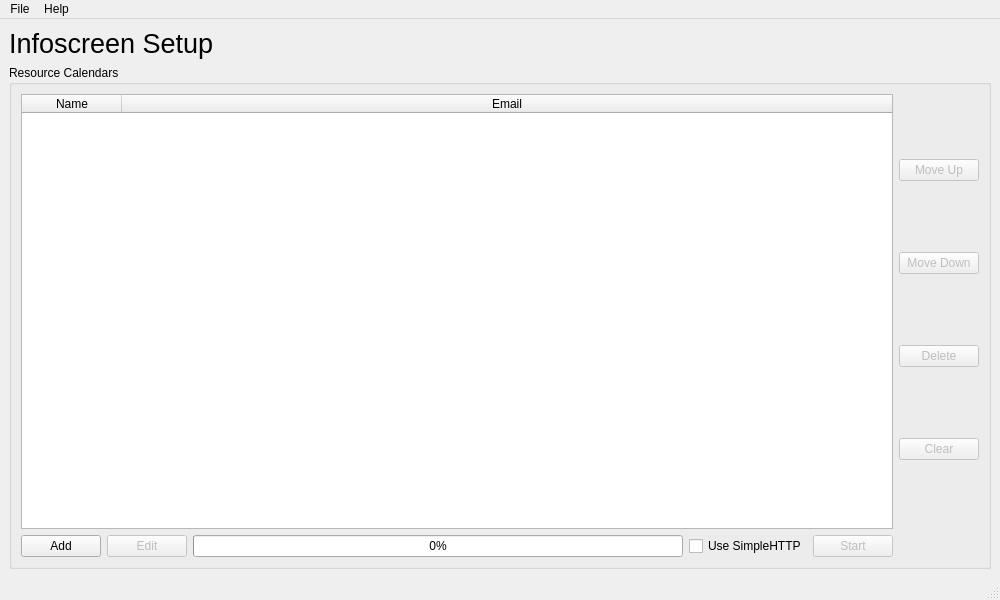
<?xml version="1.0" encoding="UTF-8"?>
<ui version="4.0">
 <class>InfoScreen_Window</class>
 <widget class="QMainWindow" name="InfoScreen_Window">
  <property name="geometry">
   <rect>
    <x>0</x>
    <y>0</y>
    <width>1000</width>
    <height>600</height>
   </rect>
  </property>
  <property name="windowTitle">
   <string>Infoscreen Setup</string>
  </property>
  <widget class="QWidget" name="centralwidget">
   <layout class="QVBoxLayout" name="verticalLayout_3">
    <item>
     <layout class="QGridLayout" name="gridLayout">
      <item row="1" column="0">
       <widget class="QGroupBox" name="groupBox">
        <property name="title">
         <string>Resource Calendars</string>
        </property>
        <layout class="QGridLayout" name="gridLayout_2">
         <item row="1" column="0">
          <layout class="QHBoxLayout" name="horizontalLayout">
           <item>
            <widget class="QPushButton" name="btnAdd">
             <property name="text">
              <string>Add</string>
             </property>
            </widget>
           </item>
           <item>
            <widget class="QPushButton" name="btnEdit">
             <property name="enabled">
              <bool>false</bool>
             </property>
             <property name="text">
              <string>Edit</string>
             </property>
            </widget>
           </item>
           <item>
            <widget class="QProgressBar" name="progressBar">
             <property name="value">
              <number>0</number>
             </property>
            </widget>
           </item>
           <item>
            <widget class="QCheckBox" name="chkUseHTTP">
             <property name="text">
              <string>Use SimpleHTTP</string>
             </property>
            </widget>
           </item>
           <item>
            <widget class="QPushButton" name="btnStart">
             <property name="enabled">
              <bool>false</bool>
             </property>
             <property name="text">
              <string>Start</string>
             </property>
            </widget>
           </item>
          </layout>
         </item>
         <item row="0" column="1">
          <layout class="QVBoxLayout" name="verticalLayout">
           <item>
            <widget class="QPushButton" name="btnMoveUp">
             <property name="enabled">
              <bool>false</bool>
             </property>
             <property name="text">
              <string>Move Up</string>
             </property>
            </widget>
           </item>
           <item>
            <widget class="QPushButton" name="btnMoveDown">
             <property name="enabled">
              <bool>false</bool>
             </property>
             <property name="text">
              <string>Move Down</string>
             </property>
            </widget>
           </item>
           <item>
            <widget class="QPushButton" name="btnDelete">
             <property name="enabled">
              <bool>false</bool>
             </property>
             <property name="text">
              <string>Delete</string>
             </property>
            </widget>
           </item>
           <item>
            <widget class="QPushButton" name="btnClear">
             <property name="enabled">
              <bool>false</bool>
             </property>
             <property name="text">
              <string>Clear</string>
             </property>
            </widget>
           </item>
          </layout>
         </item>
         <item row="0" column="0">
          <widget class="QTableWidget" name="table">
           <property name="showGrid">
            <bool>true</bool>
           </property>
           <property name="sortingEnabled">
            <bool>true</bool>
           </property>
           <attribute name="horizontalHeaderStretchLastSection">
            <bool>true</bool>
           </attribute>
           <attribute name="verticalHeaderCascadingSectionResizes">
            <bool>false</bool>
           </attribute>
           <column>
            <property name="text">
             <string>Name</string>
            </property>
           </column>
           <column>
            <property name="text">
             <string>Email</string>
            </property>
           </column>
          </widget>
         </item>
        </layout>
       </widget>
      </item>
      <item row="0" column="0">
       <widget class="QLabel" name="lblInfoScreen">
        <property name="font">
         <font>
          <family>Segoe UI</family>
          <pointsize>20</pointsize>
         </font>
        </property>
        <property name="text">
         <string>Infoscreen Setup</string>
        </property>
       </widget>
      </item>
     </layout>
    </item>
   </layout>
  </widget>
  <widget class="QMenuBar" name="menubar">
   <property name="geometry">
    <rect>
     <x>0</x>
     <y>0</y>
     <width>1000</width>
     <height>26</height>
    </rect>
   </property>
   <widget class="QMenu" name="menuFile">
    <property name="title">
     <string>File</string>
    </property>
    <addaction name="actionLoad"/>
    <addaction name="actionSave"/>
    <addaction name="actionPreferences"/>
    <addaction name="actionClose"/>
   </widget>
   <widget class="QMenu" name="menuHelp">
    <property name="title">
     <string>Help</string>
    </property>
    <addaction name="actionAbout"/>
   </widget>
   <addaction name="menuFile"/>
   <addaction name="menuHelp"/>
  </widget>
  <widget class="QStatusBar" name="statusbar"/>
  <action name="actionLoad">
   <property name="text">
    <string>Load config...</string>
   </property>
  </action>
  <action name="actionSave">
   <property name="text">
    <string>Save config...</string>
   </property>
  </action>
  <action name="actionPreferences">
   <property name="text">
    <string>Preferences</string>
   </property>
  </action>
  <action name="actionClose">
   <property name="text">
    <string>Close</string>
   </property>
  </action>
  <action name="actionAbout">
   <property name="text">
    <string>About</string>
   </property>
  </action>
 </widget>
 <tabstops>
  <tabstop>btnAdd</tabstop>
  <tabstop>btnEdit</tabstop>
  <tabstop>chkUseHTTP</tabstop>
  <tabstop>btnStart</tabstop>
  <tabstop>btnMoveUp</tabstop>
  <tabstop>btnMoveDown</tabstop>
  <tabstop>btnDelete</tabstop>
  <tabstop>btnClear</tabstop>
  <tabstop>table</tabstop>
 </tabstops>
 <resources/>
 <connections/>
</ui>
